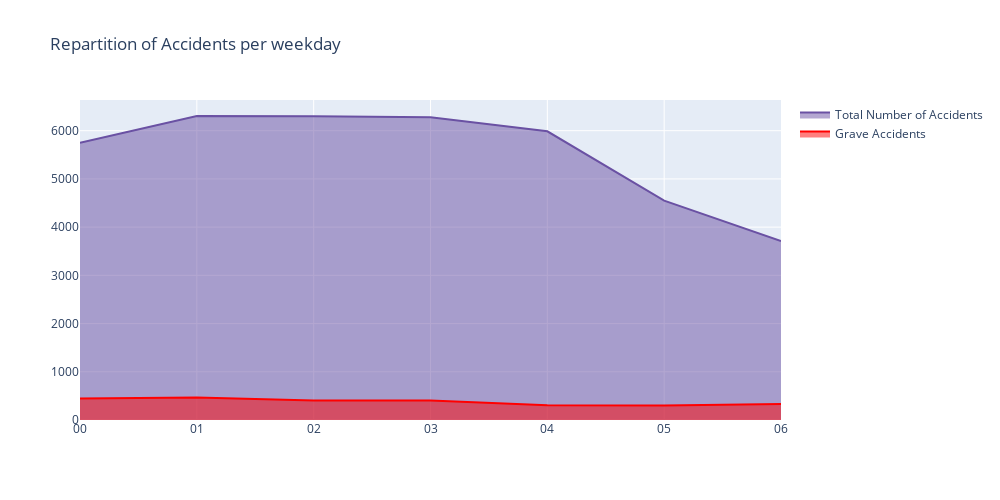

Write notebook code for a chart like this one.
### Code cell
# Création des tracés en aires
trace1 = go.Scatter(
    x=list(occs.weekday),  # Axe des abscisses
    y=list(occs.Num_Acc),  # Axe des ordonnées
    mode='lines',
    name='Total Number of Accidents',
    fill='tozeroy',
    marker=dict(color='rgb(106,81,163)'),
)

trace2 = go.Scatter(
    x=list(occs.weekday),  # Axe des abscisses
    y=list(occs.gravity),  # Axe des ordonnées
    mode='lines',
    name='Grave Accidents',
    fill='tozeroy',
    marker=dict(color='rgb(255,0,0)')
)

# Configuration de la mise en page
layout = go.Layout(
    title='Repartition of Accidents per weekday',
    autosize=False,
    width=1000,
    height=500,
)

# Création de la figure
fig = go.Figure(data=[trace1, trace2], layout=layout)

# Affichage du graphique
fig.show()

### Figure 1 — Plotly figure (JSON) as saved in the notebook; plotly's stock layout.template omitted (floating-point values rounded to 4 significant figures)
{"data": [{"fill": "tozeroy", "marker": {"color": "rgb(106,81,163)"}, "mode": "lines", "name": "Total Number of Accidents", "type": "scatter", "x": ["00", "01", "02", "03", "04", "05", "06"], "y": [5750, 6305, 6302, 6277, 5988, 4548, 3709]}, {"fill": "tozeroy", "marker": {"color": "rgb(255,0,0)"}, "mode": "lines", "name": "Grave Accidents", "type": "scatter", "x": ["00", "01", "02", "03", "04", "05", "06"], "y": [445, 465, 405, 405, 305, 300, 330]}], "layout": {"autosize": false, "height": 500, "title": {"text": "Repartition of Accidents per weekday"}, "width": 1000}}
